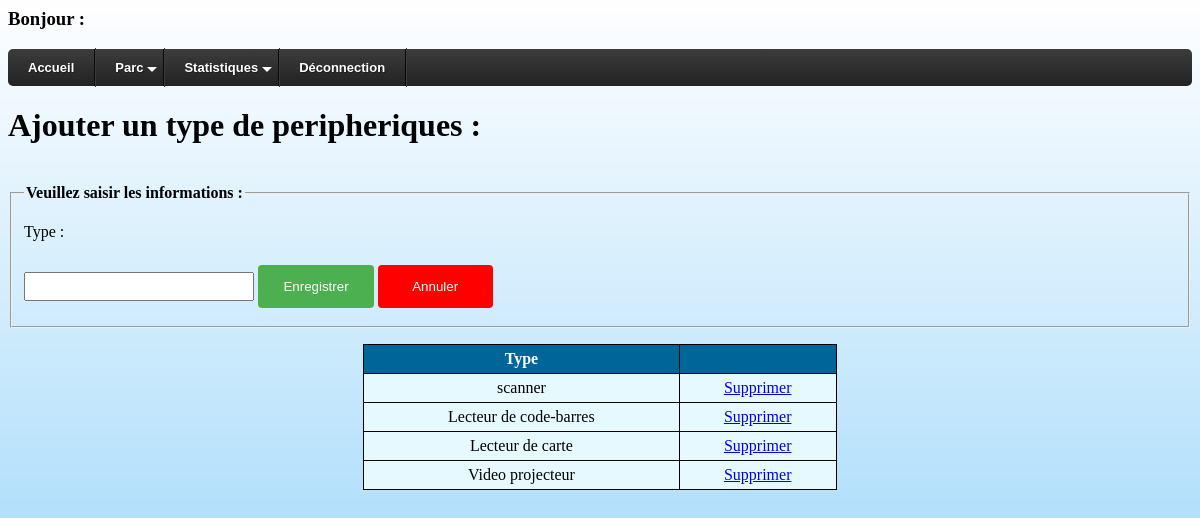
Screenshot of /ajouter/type/type_peripherique.php with the database file from the repository.
### tables this page shows
CREATE TABLE `type_peripheriques` (
  `id` int(22) NOT NULL,
  `type` text NOT NULL
);

### ajouter/type/type_peripherique.php (the view, shortened to what this page needs)
<?php
$req = "select * from type_peripheriques order by id";
$rs=mysql_query($req);
echo"<h3>Bonjour : ".$_SESSION["login"]."</h3>";
?>
<!DOCTYPE html>
<html lang=''>
<head>
   <link rel="stylesheet" href="../../css/styles1.css">
</head>
<body>
  <div id='cssmenu'>
  <ul>
    <li><a href='../../home.php'><span>Accueil</span></a></li>
     <li class='active has-sub'><a href='#'><span>Parc</span></a>
           </li>
     <li class='active has-sub'><a href='#'><span>Statistiques</span></a>
     </li>
     <li class='last'><a href='deco.php'><span>Déconnection</span></a></li>
  </ul>
  </div>
<h1 align="">Ajouter un type de peripheriques :</h1><br />
<form method="post" action="">
                     <fieldset>
                       <legend><strong>Veuillez saisir les informations : </strong></legend>
                     <p>Type :</p>
                     <input type="text" name="type">
                     <input name="enregistrer" type="submit" value="Enregistrer">
                     <a href="../ajouter_peripherique.php">
                         <input type="button" value="Annuler">
                     </a>
                 </fieldset>
      </form>
      <table class="tab" border="1" width="40%" align="center">
         <tr><th>Type</th>
           <th></th></tr>
         <?php while($ET=mysql_fetch_assoc($rs)) { ?>
         <tr>
           <td><?php echo($ET['type'])?></td>
             <td><a href="type_peripherique.php?delid=<?php echo($ET['id'])?>">Supprimer</a></td>
         </tr>
         <?php } ?>
      </table>
    </body>
</html>

### css/styles1.css (style rules this page uses)
input[type=submit] { width: 10%; background-color: #4CAF50; color: white; padding: 14px 20px; margin: 8px 0; border: none; border-radius: 4px; cursor: pointer; }
input[type=text] , input[type=email] , input[type=date] { width: 20%; padding: 5px; box-sizing: border-box; }
input[type=button] { width: 10%; background-color: #FF0000; color: white; padding: 14px 20px; margin: 8px 0; border: none; border-radius: 4px; cursor: pointer; }
body { background-repeat: no-repeat; background-image: url(img/background.jpg); background-attachment: fixed; background-size: cover; height: 100%; }
#cssmenu, #cssmenu ul, #cssmenu li, #cssmenu a { border: none; line-height: 1; margin: 0; padding: 0; }
#cssmenu { height: 37px; display: block; border-radius: 5px; width: auto; border-color: #080808; margin: 0; padding: 0; }
#cssmenu > ul { list-style: inside none; margin: 0; padding: 0; }
#cssmenu > ul > li { list-style: inside none; float: left; display: inline-block; position: relative; margin: 0; padding: 0; }
#cssmenu > ul > li > a { outline: none; display: block; position: relative; text-align: center; text-decoration: none; text-shadow: 1px 1px 0 rgba(0, 0, 0, 0.4); font-weight: 700; font-size: 13px; font-family: Arial, Helvetica, sans-serif; border-right: 1px solid #080808; color: #ffffff; padding: 12px 20px; }
#cssmenu > ul > li:first-child > a { border-radius: 5px 0 0 5px; }
#cssmenu > ul > li > a:after { content: ""; position: absolute; border-right: 1px solid; top: -1px; bottom: -1px; right: -2px; z-index: 99; border-color: #3c3c3c; }
#cssmenu > ul > li.has-sub > a:before { content: ""; position: absolute; top: 18px; right: 6px; border: 5px solid transparent; border-top: 5px solid #ffffff; }
#cssmenu, #cssmenu ul ul > li:hover > a, #cssmenu ul ul li a:hover { background: #3c3c3c; background: -moz-linear-gradient(top, #3c3c3c 0%, #222222 100%); background: -webkit-gradient(linear, left top, left bottom, color-stop(0%, #3c3c3c), color-stop(100%, #222222)); background: -webkit-linear-gradient(top, #3c3c3c 0%, #222222 100%); background: -o-linear-gradient(top, #3c3c3c 0%, #222222 100%); background: -ms-linear-gradient(top, #3c3c3c 0%, #222222 100%); background: linear-gradient(top, #3c3c3c 0%, #222222 100%); }
.tab { border: 1.5px solid black; border-collapse: collapse; background-color: #e6f9ff; }
.tab th, .tab td { padding: 5px; text-align: center; }
th, td { padding: 10px; }
th { background-color: #006699; color: white; }

### rows the page displays
type_peripheriques: type "scanner"
type_peripheriques: type "Lecteur de code-barres"
type_peripheriques: type "Lecteur de carte"
type_peripheriques: type "Video projecteur"
